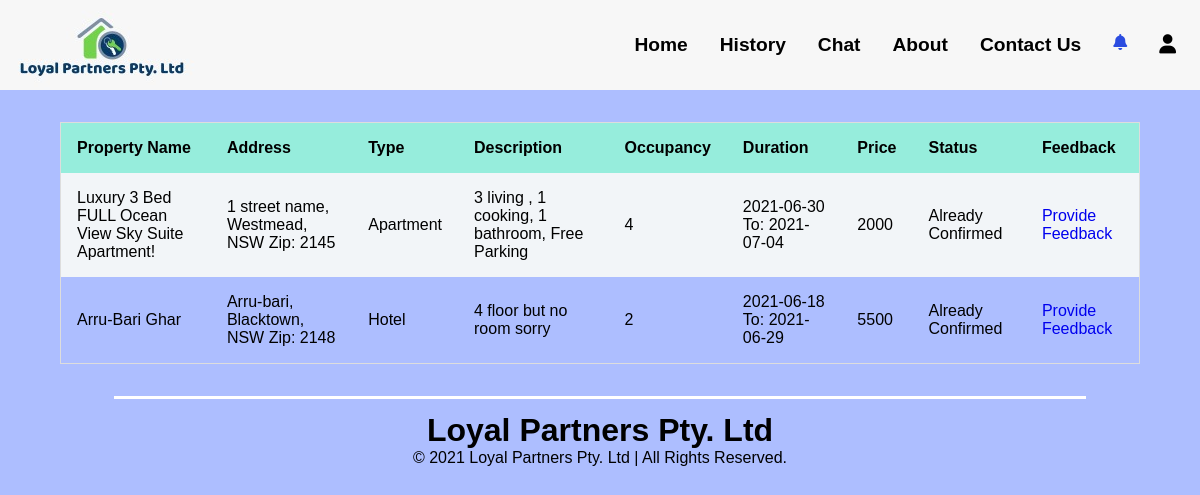
/index.php?page=history (signed in), run on the app's committed database.
### tables this page shows
CREATE TABLE `bookings` (
  `book_id` int(255) NOT NULL,
  `user_id` int(255) NOT NULL,
  `prop_id` int(255) NOT NULL,
  `start_time` date NOT NULL,
  `end_time` date NOT NULL,
  `status` varchar(255) NOT NULL,
  `cred_detail` varchar(255) NOT NULL
);

CREATE TABLE `properties` (
  `prop_id` int(255) NOT NULL,
  `prop_name` varchar(255) NOT NULL,
  `prop_type` varchar(255) NOT NULL,
  `prop_StreetName` varchar(255) NOT NULL,
  `prop_suburb` varchar(255) NOT NULL,
  `prop_state` varchar(255) NOT NULL,
  `prop_postCode` int(4) NOT NULL,
  `prop_det` varchar(255) NOT NULL,
  `prop_occupancy` int(11) NOT NULL DEFAULT 1,
  `price` varchar(255) NOT NULL
);

### functions/load_template.php (called while the page is built, shortened)
<?php
	function loadTemplate($filename, $tempVars){
		extract($tempVars);
		require $filename;
		$content = ob_get_clean();
		return $content;
	}
?>

### pages/users/history.php (called while the page is built, shortened)
<?php
$title="Search Hisotry";
$conn= new DatabaseTable('properties');
$findAllBook=$conn->booking($_SESSION['user_id']);
$content = loadTemplate('../templates/users/bookTemplate.php',['findAllBook'=>$findAllBook]);
?>

### classes/databasetable.php (called while the page is built, shortened)
<?php
class DatabaseTable{
    public $table;
    function __construct($table){
        $this->table = $table;
    }
function booking($user_id){
    global $pdo;
    $stmt = $pdo->prepare('SELECT * FROM `properties` INNER JOIN bookings ON properties.prop_id = bookings.prop_id WHERE bookings.user_id ='.$user_id.';');
    $stmt->execute();
    return $stmt;
}
function notifAll() {
    global $pdo;
        $stmt = $pdo->prepare('SELECT * FROM ' . $this->table .' ORDER BY notif_id DESC');
        $stmt->execute();
        return $stmt;
}
}
?>

### templates/users/bookTemplate.php (the view)
<article>
    <table>
        <tr><th>Property Name</th><th>Address</th><th>Type</th><th>Description</th><th>Occupancy</th><th>Duration</th><th>Price</th><th>Status</th><th>Feedback</th></tr>
        <?php
        foreach($findAllBook as $value){
            $price = ((strtotime($value['end_time'])-strtotime($value['start_time']))/86400)*((int)($value['price']));
            echo '<tr><td>'.$value['prop_name'].'</td><td>'.$value['prop_StreetName'].
            ', '.$value['prop_suburb'].', '.$value['prop_state'].' Zip: '.$value['prop_postCode'].
            '</td><td>'.$value['prop_type'].'</td><td>'.$value['prop_det'].'</td><td>'.$value['prop_occupancy'].
            '</td><td>'.$value['start_time'].' To: '.$value['end_time'].'</td><td>'.$price.
            '</td><td>';
            if($value['status']=="Not-Confirmed"){
                echo "<button onclick=\"bookCancel(".$value['book_id'].");\">Cancel Booking</button>";
                echo "<button onclick=\"creditInfo(".$value['book_id'].");\">Confirm Booking</button>";
                echo '</td><td> N/A </td></tr>';
            }
            else{
                echo "Already Confirmed";
                echo '</td><td> <a href="index.php?page=feedback&pid='.$value['prop_id'].'">Provide Feedback</a> </td></tr>';
            }
        }
        ?>
    </table>
</article>

### public_html/index.php (shortened to what this page needs)
<?php
	include '../db/connection.php';
	require '../classes/databasetable.php';
	require '../functions/load_template.php';
	if(isset($_GET['page'])){
		require '../pages/users/'.$_GET['page']. '.php';
	}
	else{
		require '../pages/users/userhome.php';
	}
	$tempVars = [
		'title' => $title,
		'content' => $content
	];
	echo loadTemplate('../templates/users/homepage.php', $tempVars);
?>

### templates/users/homepage.php (shortened to what this page needs)
<!DOCTYPE html>
<html lang="en">
<head>
    <link rel="stylesheet" href="../css/styles.css">
</head>
<body>
    <header>
        <nav>
            <div class="logo">
            <a href="index.php"> <img src="../images/logo/logo.png" alt="Local Partners Pty Ltd"></a>
            </div>
            <div class="nav-list">
                <a href="index.php">Home</a>
                <?php
                    if(isset($_SESSION['login']) && $_SESSION['login'] == 1){
                        echo '<a href="index.php?page=history">History</a>';
                        echo '<a href="index.php?page=chatnow">Chat</a>';}
                ?>
                <a href="index.php?page=about">About</a>
                <a href="index.php?page=contact">Contact Us</a>
                <?php
                    if(isset($_SESSION['login']) && $_SESSION['login'] == 1){
                ?>
                <div class="dropdown" id="dropdown">
                    <button class="dropbtn" onclick="myFunction()"><i class="fa fa-bell"></i></button>
                        <?php
                            $connN=new DatabaseTable('notification');
                            $allnotif=$connN->notifAll();
                        ?>
                </div>
                <?php } ?>
                <div class="nav-user">
                    <button class="userbtn" onclick="nav()">
                        <i class="fas fa-user"></i>
                    </button>
                </div>
            </div>
        </nav>
    </header>
    <main>
        <?php echo $content; ?>
    </main>
    <footer>
            <section class="footer_cont">
                <span class="footer_main">Loyal Partners Pty. Ltd</span>
                <span>&#169 2021 Loyal Partners Pty. Ltd | All Rights Reserved.</span>
            </section>
    </footer>
</body>
</html>

### css/styles.css (style rules this page uses)
* { padding: 0; margin: 0; box-sizing: border-box; }
body, html { font-family: sans-serif; }
nav { display: flex; flex-wrap: wrap; flex-direction: row; justify-content: space-between; align-items: center; padding: 0 0.5rem; position: relative; background: #f7f7f7; color: #0e375e; font-size: 1.2rem; font-weight: 700; }
.logo { height: 90px; }
.nav-list { overflow: hidden; display: flex; }
.nav-list a { float: left; font-size: 1.2rem; color: #000; text-align: center; padding: 14px 16px; text-decoration: none; position: relative; }
.nav-user { float: left; overflow: visible; }
.nav-user .userbtn { font-size: 1.2rem; border: none; outline: none; color: #000; padding: 14px 16px; background-color: inherit; font-family: inherit; margin: 0; }
.nav-list a::after { content: ""; display: block; position: absolute; left: 0; width: 0%; height: 2px; background-color: #BADEFC; transition: .3s width ease-in-out; }
.dropdown { overflow: visible; }
.dropdown .dropbtn { font-size: 16px; border: none; outline: none; color: rgb(43, 76, 224); padding: 14px 16px; background-color: inherit; font-family: inherit; margin: 0; }
body { background: #ADBEFF; }
button { background-color: #8a30d3; color: white; padding: 14px 20px; margin: 0.5rem 0; border: none; cursor: pointer; width: 100%; }
article { width: 90%; margin: 2rem 0 0 5%; }
table { border-collapse: collapse; border-spacing: 0; width: 100%; border: 1px solid #ddd; }
th { background: #96EDDC; }
th, td { text-align: left; padding: 16px; }
tr:nth-child(even) { background-color: #F2F5F8; }
table a { text-decoration: none; }
img { vertical-align: middle; }
footer { margin: 3rem 0 1rem; }
.footer_cont { width: 90%; margin: 0 5%; position: relative; display: flex; flex-direction: column; align-items: center; }
.footer_cont::before { content:''; position: absolute; background-color: #fff; width: 90%; height: 3px; top: -1rem; }
.footer_main { content: ''; font-size: 2rem; font-weight: 700; }

### data on the page
bookings: prop.prop_name "Luxury 3 Bed FULL Ocean View Sky Suite Apartment!", prop.prop_StreetName "1 street name", prop.prop_suburb "Westmead", prop.prop_state "NSW", prop.prop_postCode "2145", prop.prop_type "Apartment", prop.prop_det "3 living , 1 cooking, 1 bathroom, Free Parking", prop.prop_occupancy "4", start_time "2021-06-30", end_time "2021-07-04", price "2000"
bookings: prop.prop_name "Arru-Bari Ghar", prop.prop_StreetName "Arru-bari", prop.prop_suburb "Blacktown", prop.prop_state "NSW", prop.prop_postCode "2148", prop.prop_type "Hotel", prop.prop_det "4 floor but no room sorry", prop.prop_occupancy "2", start_time "2021-06-18", end_time "2021-06-29", price "5500"
